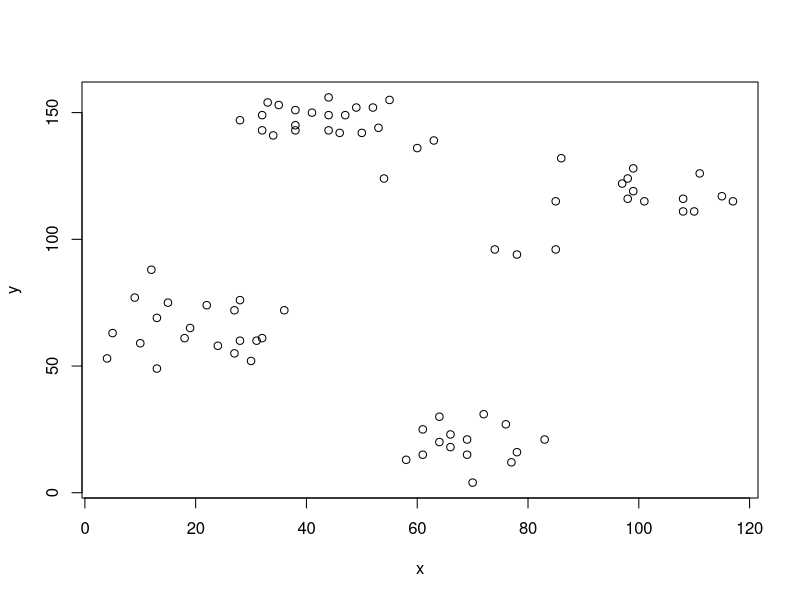
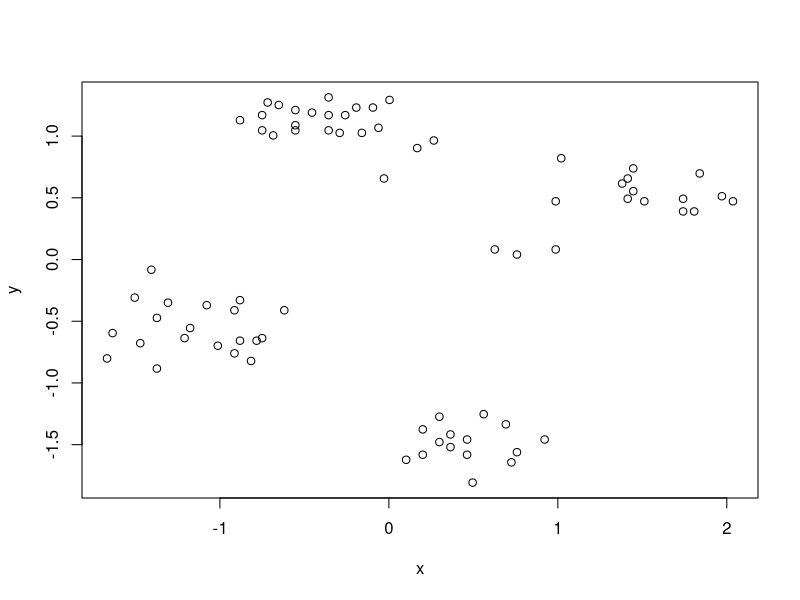
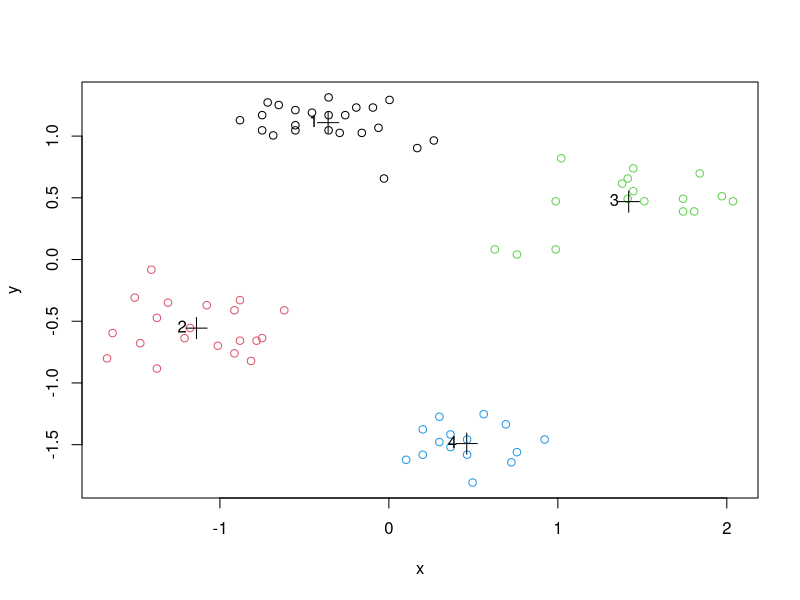
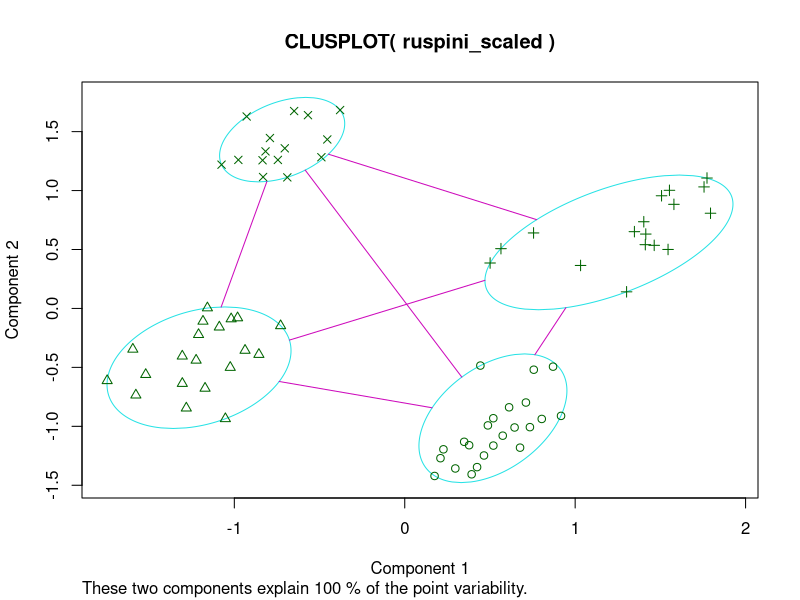
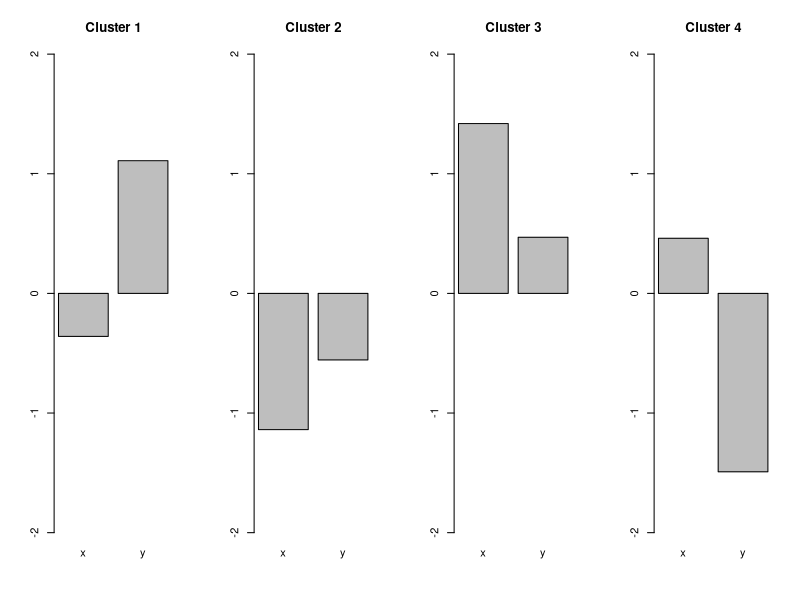
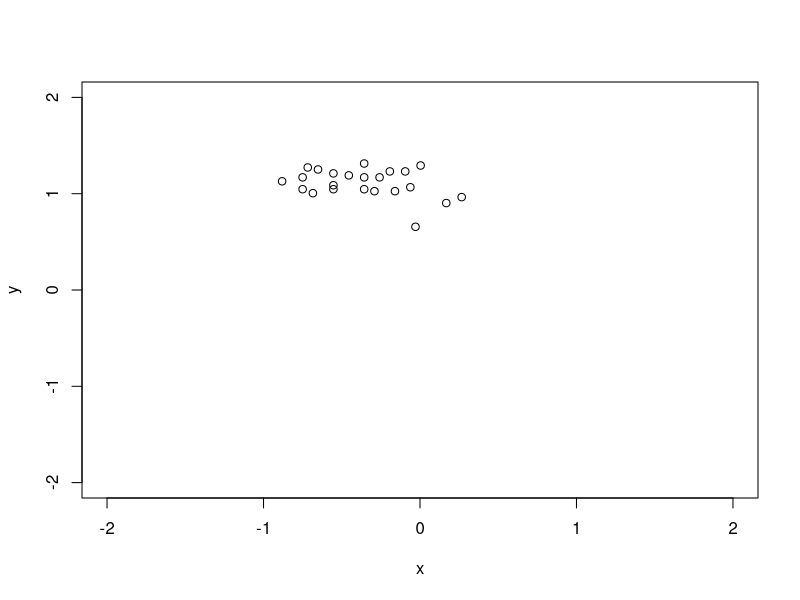
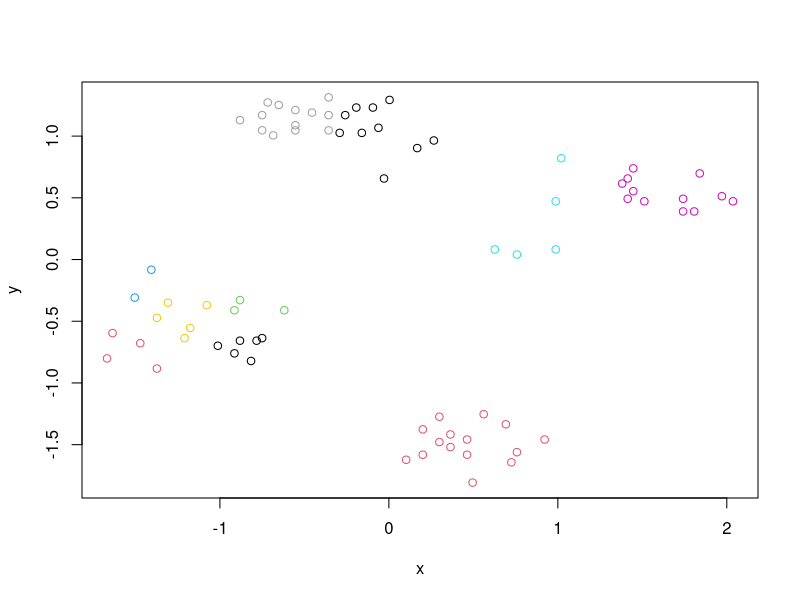
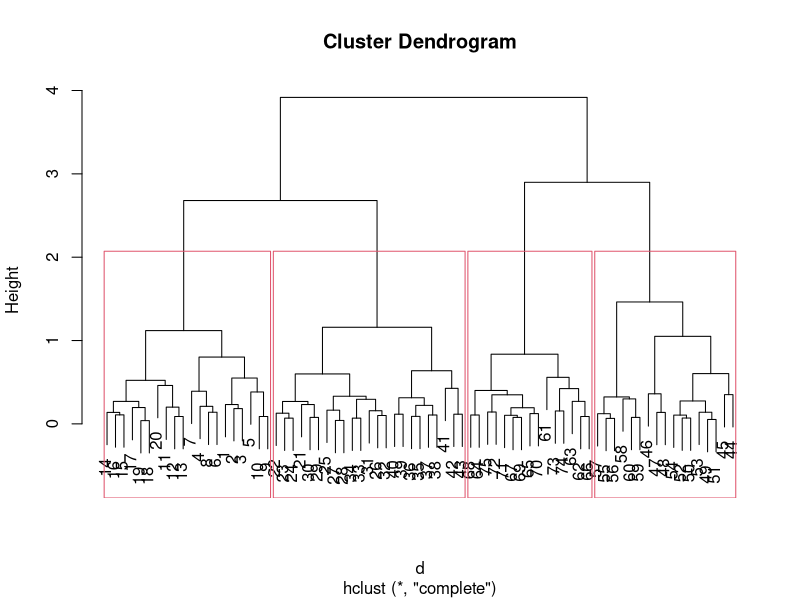

R code for these plots, in order:
#' ---
#' title: "R Code for Chapter 8 of Introduction to Data Mining: Clustering"
#' author: "Michael Hahsler"
#' output:
#'  html_document:
#'    toc: true
#' ---

#' This code covers chapter 8 of _"Introduction to Data Mining"_
#' by Pang-Ning Tan, Michael Steinbach and Vipin Kumar.
#' __See [table of contents](https://github.com/mhahsler/Introduction_to_Data_Mining_R_Examples#readme) for code examples for other chapters.__
#'
#' ![CC](https://i.creativecommons.org/l/by/4.0/88x31.png)
#' This work is licensed under the
#' [Creative Commons Attribution 4.0 International License](http://creativecommons.org/licenses/by/4.0/). For questions please contact
#' [Michael Hahsler](http://michael.hahsler.net).
#'


#' ruspini_scaled data is in package cluster. It is a very simple data set with well separated clusters.
data(ruspini, package="cluster")
#' Shuffle rows
ruspini <- ruspini[sample(1:nrow(ruspini)),]
plot(ruspini)


#' Scale each column in the data to zero mean and unit standard deviation (z-scores). This prevents one attribute with a large range to dominate the others for the distance calculation.
ruspini_scaled <- scale(ruspini)
plot(ruspini_scaled)

#' # Clustering methods
#' ## k-means Clustering
#'
#' Assumes Euclidean distances. We use k=10 clusters and run the algorithm 10 times with random initialized centroids. The best result is returned.
km <- kmeans(ruspini_scaled, centers=4, nstart=10)
km

plot(ruspini_scaled, col=km$cluster)
points(km$centers, pch=3, cex=2) # this adds the centroids
text(km$centers, labels=1:4, pos=2) # this adds the cluster ID
#' Alternative plot from package cluster (uses principal components analysis for >2 dimensions)
library(cluster)
clusplot(ruspini_scaled, km$cluster)

#' Inspect the centroids (cluster profiles)
km$centers

#+ fig.height=3, fig.width=10
def.par <- par(no.readonly = TRUE) # save default, for resetting...
layout(t(1:4)) # 4 plots in one
for(i in 1:4) barplot(km$centers[i,], ylim=c(-2,2), main=paste("Cluster", i))
par(def.par)  #- reset to default

#' Find data for a single cluster
#'
#' All you need is to select the rows corresponding to the cluster. The next
#' example plots all data points of cluster 1
cluster1 <- ruspini_scaled[km$cluster==1,]
head(cluster1)
plot(cluster1, xlim = c(-2,2), ylim = c(-2,2))

#' Try 10 clusters
plot(ruspini_scaled, col=kmeans(ruspini_scaled, centers=10)$cluster)

#' ## Hierarchical Clustering
#'
#' dist defaults to method="Euclidean"
d <- dist(ruspini_scaled)
#' We cluster using complete link
hc <- hclust(d, method="complete")

#' Dendrogram
plot(hc)
rect.hclust(hc, k=4)

plot(as.dendrogram(hc), leaflab="none") # plot dendrogram without leaf labels

#' More plotting options for dendrograms, including plotting
#' parts of large dendrograms can be found [here.](https://rpubs.com/gaston/dendrograms)

cluster_complete <- cutree(hc, k=4)
plot(ruspini_scaled, col=cluster_complete)

#' Try 10 clusters
plot(ruspini_scaled, col=cutree(hc, k=10))

#' Clustering with single link
hc_single <- hclust(d, method="single")
plot(hc_single)
rect.hclust(hc_single, k=4)

cluster_single <- cutree(hc_single, k=4)
plot(ruspini_scaled, col=cluster_single)

#' Try 10 clusters
plot(ruspini_scaled, col=cutree(hc_single, k=10))

#' ## Density-based clustering with DBSCAN

library(dbscan)

#' Parameters: minPts is often chosen as dimensionality of the data +1.
#' Decide on epsilon using the knee in the kNN distance plot
#' (seems to be around eps = .25).
kNNdistplot(ruspini_scaled, k = 3)
abline(h=.25, col="red")

#' run dbscan
db <- dbscan(ruspini_scaled, eps=.25, minPts=3)
db
str(db)
plot(ruspini_scaled, col=db$cluster+1L)
#' __Note:__ 0 is not a color so we add 1 to cluster (0 is black now).
#'
#' Alternative visualization from package dbscan
hullplot(ruspini_scaled, db)

#'
#' Play with eps (neighborhood size) and MinPts (minimum of points needed for core cluster)

#'
#' ## Gaussian Mixture Models
library(mclust)

#' Mclust uses Bayesian Information Criterion (BIC) to find the
#' number of clusters (model selection). BIC uses the likelihood and a
#' penalty term to guard against overfitting.
m <- Mclust(ruspini_scaled)
summary(m)
plot(m, what = "classification")

#' Rerun with a fixed number of 4 clusters
m <- Mclust(ruspini_scaled, G=4)
summary(m)
plot(m, what = "classification")

#' ## Spectral clustering
library("kernlab")
cluster_spec <- specc(ruspini_scaled, centers = 4)
plot(ruspini_scaled, col=cluster_spec)


#' # Internal Cluster Validation
#'
#' ## Compare the Clustering Quality
#'
#' Look at the within.cluster.ss and the avg.silwidth

#library(fpc)
#' Note: I do not load fpc since the NAMESPACE overwrites dbscan.

fpc::cluster.stats(d, km$cluster)
#cluster.stats(d, cluster_complete)
#cluster.stats(d, cluster_single)

#' Read `? cluster.stats` for an explanation of all the available indices.

sapply(list(
  km=km$cluster,
  hc_compl=cluster_complete,
  hc_single=cluster_single),
       FUN=function(x)
         fpc::cluster.stats(d, x))[c("within.cluster.ss","avg.silwidth"),]

#' ## Silhouette plot
library(cluster)
plot(silhouette(km$cluster, d))
#' __Note:__ The silhouette plot does not show correctly in R Studio if you have too many objects (bars are missing). I will work when you open a new plotting device with `windows()`, `x11()` or `quartz()`.
#'

#' ## Find Optimal Number of Clusters for k-means
plot(ruspini_scaled)

set.seed(1234)
ks <- 2:10

#' ### Within Sum of Squares
#' Use within sum of squares and look for the knee (nstart=5 repeats k-means 5 times and returns the best solution)
WSS <- sapply(ks, FUN=function(k) {
  kmeans(ruspini_scaled, centers=k, nstart=5)$tot.withinss
  })
plot(ks, WSS, type="l")
abline(v=4, col="red", lty=2)

#' ### Average Silhouette Width
#' Use average silhouette width (look for the max)
ASW <- sapply(ks, FUN=function(k) {
  fpc::cluster.stats(d, kmeans(ruspini_scaled, centers=k, nstart=5)$cluster)$avg.silwidth
  })
plot(ks, ASW, type="l")

ks[which.max(ASW)]
abline(v=ks[which.max(ASW)], col="red", lty=2)

#' ### Dunn Index
#' Use Dunn index (another internal measure given by min. separation/ max. diameter)
DI <- sapply(ks, FUN=function(k) {
  fpc::cluster.stats(d, kmeans(ruspini_scaled, centers=k, nstart=5)$cluster)$dunn
})
plot(ks, DI, type="l")
ks[which.max(DI)]
abline(v=ks[which.max(DI)], col="red", lty=2)


#' ### Gap Statistic
#' Compares the change in within-cluster dispersion with that expected
#' from a null model (see `? clusGap`).
#' The default method is to
#' choose the smallest k such that its value Gap(k) is not more
#' than 1 standard error away from the first local maximum.
library(cluster)
k <- clusGap(ruspini_scaled, FUN = kmeans,  nstart = 10, K.max = 10)
k
plot(k)


#' __Note:__ these methods can also be used for hierarchical clustering.
#'
#' There have been many other methods and indices proposed to determine
#' the number of clusters.
#' See, e.g.,  package [NbClust](https://cran.r-project.org/package=NbClust).
#'

#' ## Visualize the Distance Matrix
#'
#' Visualizing the unordered distance matrix does not show much structure.

plot(ruspini_scaled)
d <- dist(ruspini_scaled)

library(seriation)
pimage(d)

#' Reorder using cluster labels
pimage(d, order=order(km$cluster))

#' Use dissplot which rearranges clusters, adds cluster labels,
#'  and shows average dissimilarity in the lower half of the plot.
dissplot(d, labels=km$cluster, options=list(main="k-means with k=4"))
dissplot(d, labels=db$cluster+1, options=list(main="DBSCAN"))
#' Spot the problem data points for DBSCAN (we use +1 so the noise is now cluster #1)
#'
#' Misspecified k
dissplot(d, labels=kmeans(ruspini_scaled, centers=3)$cluster)
dissplot(d, labels=kmeans(ruspini_scaled, centers=9)$cluster)


#' # External Cluster Validation
#'
#' External cluster validation uses ground truth information. That is,
#' the user has an idea how the data should be grouped. This could be a know
#' class label not provided to the clustering algorithm.
#'
#' We use an artificial data set with known groups here. First, we need to
#' cluster the new data. We do k-means and hierarchical clustering.

library(mlbench)
shapes <- mlbench.smiley(n=500, sd1 = 0.1, sd2 = 0.05)
plot(shapes)

#' Prepare data
truth <- as.integer(shapes$class)
shapes <- scale(shapes$x)

plot(shapes)

#' Find optimal number of Clusters for k-means
ks <- 2:20

#' Use within sum of squares (look for the knee)
WSS <- sapply(ks, FUN=function(k) {
  kmeans(shapes, centers=k, nstart=10)$tot.withinss
})
plot(ks, WSS, type="l")
#' looks like 6 clusters
km <- kmeans(shapes, centers=6, nstart = 10)
plot(shapes, col=km$cluster)

#' Hierarchical clustering: single-link because of the mouth
d <- dist(shapes)
hc <- hclust(d, method="single")

#' Find optimal number of clusters
ASW <- sapply(ks, FUN=function(k) {
  fpc::cluster.stats(d, cutree(hc, k))$avg.silwidth
})
plot(ks, ASW, type="l")
#' 4 clusters
hc_4 <- cutree(hc, 4)
plot(shapes, col=hc_4)

#' Spectral Clustering
library("kernlab")
spec <- specc(shapes, centers = 4)
plot(shapes, col=spec)


#' Compare with ground truth with the corrected (=adjusted) Rand index (ARI),
#' the variation of information (VI) index, entropy and purity.
#
#' define entropy and purity
entropy <- function(cluster, truth) {
  k <- max(cluster, truth)
  cluster <- factor(cluster, levels = 1:k)
  truth <- factor(truth, levels = 1:k)
  m <- length(cluster)
  mi <- table(cluster)

  cnts <- split(truth, cluster)
  cnts <- sapply(cnts, FUN = function(n) table(n))
  p <- sweep(cnts, 1, rowSums(cnts), "/")
  p[is.nan(p)] <- 0
  e <- -p * log(p, 2)
  sum(rowSums(e, na.rm = TRUE) * mi/m)
}

purity <- function(cluster, truth) {
  k <- max(cluster, truth)
  cluster <- factor(cluster, levels = 1:k)
  truth <- factor(truth, levels = 1:k)
  m <- length(cluster)
  mi <- table(cluster)

  cnts <- split(truth, cluster)
  cnts <- sapply(cnts, FUN = function(n) table(n))
  p <- sweep(cnts, 1, rowSums(cnts), "/")
  p[is.nan(p)] <- 0

  sum(apply(p, 1, max) * mi/m)
}

#' calculate measures (for comparison we also use random "clusterings"
#' with 4 and 6 clusters)
random4 <- sample(1:4, nrow(shapes), replace = TRUE)
random6 <- sample(1:6, nrow(shapes), replace = TRUE)

r <- rbind(
  kmeans = c(
    unlist(fpc::cluster.stats(d, km$cluster, truth, compareonly = TRUE)),
    entropy = entropy(km$cluster, truth),
    purity = purity(km$cluster, truth)
    ),
  hc = c(
    unlist(fpc::cluster.stats(d, hc_4, truth, compareonly = TRUE)),
    entropy = entropy(hc_4, truth),
    purity = purity(hc_4, truth)
    ),
  spec = c(
    unlist(fpc::cluster.stats(d, spec, truth, compareonly = TRUE)),
    entropy = entropy(spec, truth),
    purity = purity(spec, truth)
    ),
  random4 = c(
    unlist(fpc::cluster.stats(d, random4, truth, compareonly = TRUE)),
    entropy = entropy(random4, truth),
    purity = purity(random4, truth)
    ),
  random6 = c(
    unlist(fpc::cluster.stats(d, random6, truth, compareonly = TRUE)),
    entropy = entropy(random6, truth),
    purity = purity(random6, truth)
    )
  )
r

#' Hierarchical clustering found the perfect clustering.
#'
#' Read `? cluster.stats` for an explanation of all the available indices.


#'
#' # Related Topics
#' ## Outlier Removal
#' It is often useful to remove outliers prior to clustering.
#' A density based method to identify outlier is LOF (Local Outlier Factor).
#' It is related to dbscan and compares the density around a point with the
#' densities around its neighbors. The LOF value for a regular data
#' point is 1. The larger the LOF value gets, the more likely the point is and
#' outlier.
library(dbscan)
lof <- lof(ruspini_scaled, k = 3)
lof
plot(ruspini_scaled, pch = ".", main = "LOF (k=3)")
points(ruspini_scaled, cex = (lof-1)*3, pch = 1, col="red")

#' Find outliers (find the knee)
plot(sort(lof), type = "l")
abline(h = 1.3, col = "red")
plot(ruspini_scaled[lof < 1.3,], main = "Data and outliers")
points(ruspini_scaled[lof >= 1.3,], col = "grey", pch = 4)


#' There are many other outlier removal strategies available. See, e.g., package
#' [outliers](https://cran.r-project.org/package=outliers).
#'
#' ## Clustering Tendency
#' Most clustering algorithms will always produce a clustering, even if the
#' data does not contain a cluster structure. It is typically good to check
#' cluster tendency before attempting to cluster the data.
#'
#' We use again the smiley data.
d_shapes <- dist(shapes)

library(seriation)
#' Visual Analysis for Cluster Tendency Assessment (VAT) reorders the
#' objects to show potential clustering tendency as a block structure
#' (dark blocks along the main diagonal).
VAT(d_shapes)

#' iVAT uses largest distances in all possible paths between the objects
#' instead of the distances to make the block structure better visible.
iVAT(d_shapes)

#' Both plots show a strong cluster structure with 4 clusters.
#'
#' Compare with random data.
data_random <- matrix(runif(2*500), ncol=2, dimnames = list(NULL, c("x", "y")))
plot(data_random)

d_random <- dist(data_random)
VAT(d_random)
iVAT(d_random)
#' There is very little structure visible.
